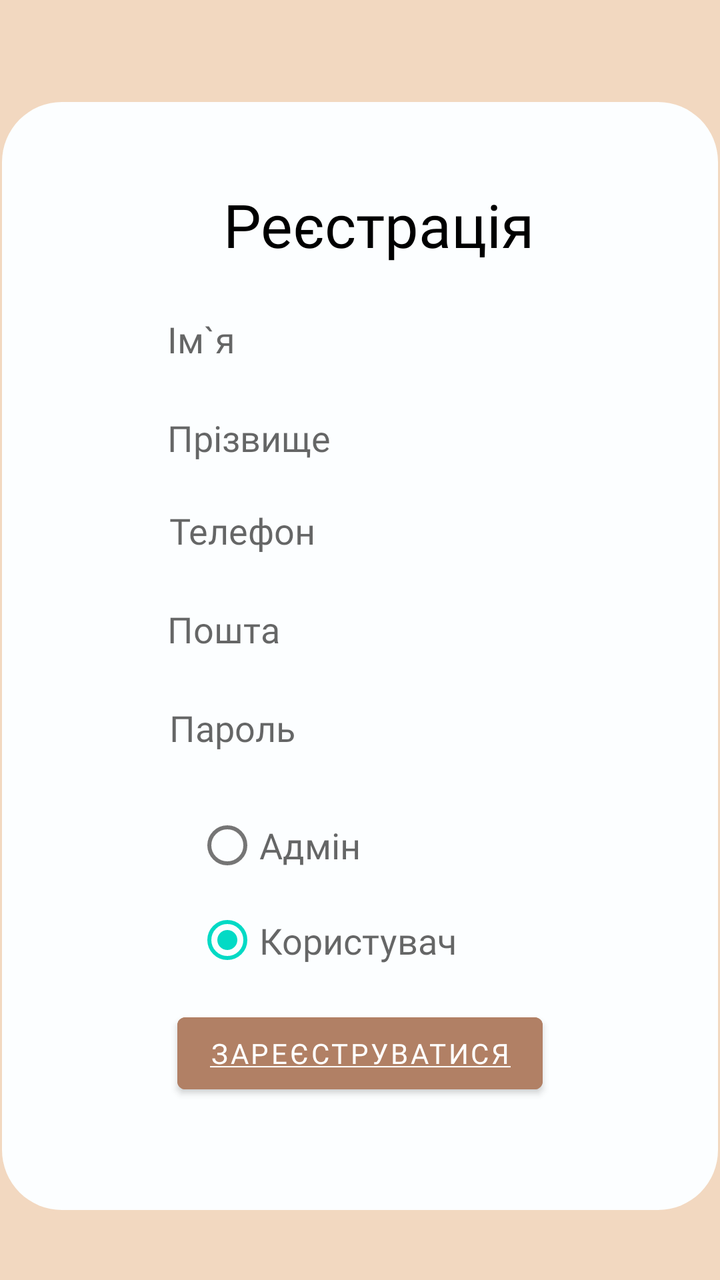
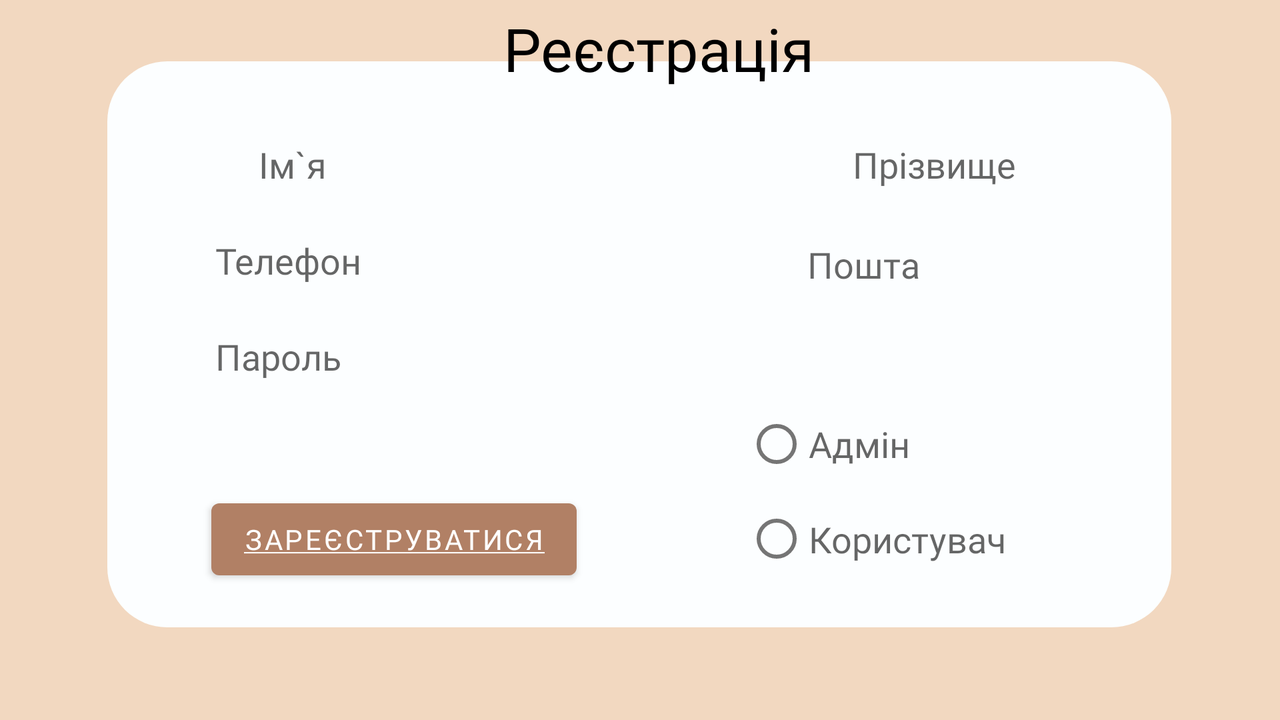

Two renders of one Android screen. The first uses the default layout on a phone; the second uses the alternative layout the repository ships for a different screen configuration, on a matching device. The two XML files are below.
<!-- AndroidManifest.xml: application theme Theme.Shelterhelper -->
<!-- res/layout/activity_register.xml -->
<?xml version="1.0" encoding="utf-8"?>
<androidx.constraintlayout.widget.ConstraintLayout xmlns:android="http://schemas.android.com/apk/res/android"
    xmlns:app="http://schemas.android.com/apk/res-auto"
    xmlns:tools="http://schemas.android.com/tools"
    android:layout_width="match_parent"
    android:layout_height="match_parent"
    android:background="#F2D8C0"
    tools:context=".RegisterActivity">

    <View
        android:id="@+id/view"
        android:layout_width="358dp"
        android:layout_height="554dp"
        android:background="@drawable/background_div"
        app:layout_constraintBottom_toBottomOf="parent"
        app:layout_constraintEnd_toEndOf="parent"
        app:layout_constraintHorizontal_bias="0.49"
        app:layout_constraintStart_toStartOf="parent"
        app:layout_constraintTop_toTopOf="parent"
        app:layout_constraintVertical_bias="0.593" />

    <TextView
        android:id="@+id/textViewTitle"
        android:layout_width="match_parent"
        android:layout_height="wrap_content"
        android:layout_marginStart="24dp"
        android:layout_marginTop="92dp"
        android:layout_marginEnd="5dp"
        android:fontFamily="@font/comfortaa"
        android:text="@string/registration_title"
        android:textAlignment="center"
        android:textColor="@color/black"
        android:textSize="30sp"
        app:layout_constraintEnd_toEndOf="parent"
        app:layout_constraintHorizontal_bias="1.0"
        app:layout_constraintStart_toStartOf="parent"
        app:layout_constraintTop_toTopOf="parent" />

    <Button
        android:id="@+id/button"
        android:layout_width="wrap_content"
        android:layout_height="wrap_content"
        android:layout_marginBottom="88dp"
        android:backgroundTint="@color/purple_500"
        android:fontFamily="@font/comfortaa"
        android:onClick="register"
        android:text="@string/registration_button"
        android:textColor="#fff"
        app:layout_constraintBottom_toBottomOf="parent"
        app:layout_constraintEnd_toEndOf="parent"
        app:layout_constraintStart_toStartOf="parent"
        app:layout_constraintTop_toBottomOf="@+id/radios"
        app:layout_constraintVertical_bias="0.724" />

    <EditText
        android:id="@+id/editTextTextPassword"
        android:layout_width="wrap_content"
        android:layout_height="wrap_content"
        android:layout_marginTop="15dp"
        android:background="@drawable/input_shadow"
        android:ems="10"
        android:fontFamily="@font/comfortaa"
        android:hint="@string/registration_password"
        android:inputType="textPassword"
        android:padding="5dp"
        android:paddingStart="10dp"
        app:layout_constraintBottom_toBottomOf="parent"
        app:layout_constraintEnd_toEndOf="parent"
        app:layout_constraintHorizontal_bias="0.497"
        app:layout_constraintStart_toStartOf="parent"
        app:layout_constraintTop_toBottomOf="@+id/editTextTextEmailAddress"
        app:layout_constraintVertical_bias="0.0" />

    <EditText
        android:id="@+id/editTextPhone"
        android:layout_width="wrap_content"
        android:layout_height="wrap_content"
        android:layout_marginTop="15dp"
        android:background="@drawable/input_shadow"
        android:ems="10"
        android:fontFamily="@font/comfortaa"
        android:hint="@string/registration_phone"
        android:inputType="phone"
        android:padding="5dp"
        android:paddingStart="10dp"
        app:layout_constraintBottom_toBottomOf="parent"
        app:layout_constraintEnd_toEndOf="parent"
        app:layout_constraintHorizontal_bias="0.497"
        app:layout_constraintStart_toStartOf="parent"
        app:layout_constraintTop_toBottomOf="@+id/editTextTextPersonName"
        app:layout_constraintVertical_bias="0.115" />

    <EditText
        android:id="@+id/editTextTextPersonSurname"
        android:layout_width="wrap_content"
        android:layout_height="wrap_content"
        android:layout_marginTop="15dp"
        android:background="@drawable/input_shadow"
        android:ems="10"
        android:fontFamily="@font/comfortaa"
        android:hint="@string/registration_surname"
        android:inputType="textPersonName"
        android:padding="5dp"
        android:paddingStart="10dp"
        android:textColor="@color/black"
        app:layout_constraintBottom_toBottomOf="parent"
        app:layout_constraintEnd_toEndOf="parent"
        app:layout_constraintHorizontal_bias="0.492"
        app:layout_constraintStart_toStartOf="parent"
        app:layout_constraintTop_toBottomOf="@+id/editTextTextPersonName"
        app:layout_constraintVertical_bias="0.0" />


    <EditText
        android:id="@+id/editTextTextPersonName"
        android:layout_width="wrap_content"
        android:layout_height="wrap_content"
        android:layout_marginTop="20dp"
        android:background="@drawable/input_shadow"
        android:ems="10"
        android:fontFamily="@font/comfortaa"
        android:hint="@string/registration_name"
        android:inputType="textPersonName"
        android:padding="5dp"
        android:paddingStart="10dp"
        android:textColor="@color/black"
        app:layout_constraintBottom_toBottomOf="parent"
        app:layout_constraintEnd_toEndOf="parent"
        app:layout_constraintHorizontal_bias="0.492"
        app:layout_constraintStart_toStartOf="parent"
        app:layout_constraintTop_toBottomOf="@+id/textViewTitle"
        app:layout_constraintVertical_bias="0.0" />

    <EditText
        android:id="@+id/editTextTextEmailAddress"
        android:layout_width="wrap_content"
        android:layout_height="wrap_content"
        android:layout_marginTop="15dp"
        android:background="@drawable/input_shadow"
        android:ems="10"
        android:fontFamily="@font/comfortaa"
        android:hint="@string/registration_email"
        android:inputType="textEmailAddress"
        android:padding="5dp"
        android:paddingStart="10dp"
        app:layout_constraintBottom_toBottomOf="parent"
        app:layout_constraintEnd_toEndOf="parent"
        app:layout_constraintHorizontal_bias="0.492"
        app:layout_constraintStart_toStartOf="parent"
        app:layout_constraintTop_toBottomOf="@+id/editTextPhone"
        app:layout_constraintVertical_bias="0.0" />

    <RadioGroup
        android:id="@+id/radios"
        android:layout_width="wrap_content"
        android:layout_height="100dp"
        android:orientation="vertical"
        app:layout_constraintBottom_toBottomOf="parent"
        app:layout_constraintEnd_toEndOf="parent"
        app:layout_constraintStart_toStartOf="parent"
        app:layout_constraintTop_toTopOf="parent"
        app:layout_constraintVertical_bias="0.738">

        <RadioButton
            android:id="@+id/admin"
            android:layout_width="wrap_content"
            android:layout_height="wrap_content"
            android:width="165dp"
            android:drawablePadding="20dp"
            android:fontFamily="@font/comfortaa"
            android:hint="@string/registration_admin"
            android:onClick="onRadioButtonClicked"
            android:textSize="18dp"
            app:layout_constraintBottom_toTopOf="@+id/medium"
            app:layout_constraintEnd_toEndOf="parent"
            app:layout_constraintHorizontal_bias="0.121"
            app:layout_constraintStart_toStartOf="parent"
            app:layout_constraintTop_toBottomOf="@+id/contentfield"
            app:layout_constraintVertical_bias="1.0" />

        <RadioButton
            android:id="@+id/user"
            android:layout_width="165dp"
            android:layout_height="47dp"
            android:drawablePadding="2dp"
            android:fontFamily="@font/comfortaa"
            android:hint="@string/registration_user"
            android:onClick="onRadioButtonClicked"
            android:checked="true"
            android:textSize="18dp"
            app:layout_constraintBottom_toTopOf="@+id/light"
            app:layout_constraintEnd_toEndOf="parent"
            app:layout_constraintHorizontal_bias="0.121"
            app:layout_constraintStart_toStartOf="parent"
            app:layout_constraintTop_toBottomOf="@+id/contentfield"
            app:layout_constraintVertical_bias="0.933" />

    </RadioGroup>


</androidx.constraintlayout.widget.ConstraintLayout>
<!-- resources referenced by this layout -->
<resources>
  <color name="black">#FF000000</color>
  <color name="purple_500">#B18065</color>
  <!-- drawable background_div (drawable) -->
  <?xml version="1.0" encoding="utf-8"?>
  <shape xmlns:android="http://schemas.android.com/apk/res/android"
      android:shape="rectangle" >
  
      
      <solid
          android:color="#FCFEFF"
          android:layout_height="50dp"
          android:layout_width="50dp"
          >
      </solid>
  
      
      <stroke
          android:width="0dp"
          android:color="@color/black"
          >
  
      </stroke>
  
      
      <corners
          android:radius="30dp">
      </corners>
  
  </shape>
  <string name="registration_admin">Адмiн</string>
  <string name="registration_button"><u>Зареєструватися</u></string>
  <string name="registration_email">Пошта</string>
  <string name="registration_name">Ім`я</string>
  <string name="registration_password">Пароль</string>
  <string name="registration_phone">Телефон</string>
  <string name="registration_surname">Прізвище</string>
  <string name="registration_title">Реєстрація</string>
  <string name="registration_user">Користувач</string>
  <style name="Theme.Shelterhelper" parent="Theme.MaterialComponents.DayNight.DarkActionBar">
          
          <item name="colorPrimary">@color/purple_500</item>
          <item name="colorPrimaryVariant">@color/purple_700</item>
          <item name="colorOnPrimary">@color/white</item>
          
          <item name="colorSecondary">@color/teal_200</item>
          <item name="colorSecondaryVariant">@color/teal_700</item>
          <item name="colorOnSecondary">@color/black</item>
          
          <item name="android:statusBarColor" tools:targetApi="l">?attr/colorPrimaryVariant</item>
          
      </style>
  <color name="purple_700">#FF3700B3</color>
  <color name="white">#FFFFFFFF</color>
  <color name="teal_200">#FF03DAC5</color>
  <color name="teal_700">#FF018786</color>
</resources>
<!-- res/layout-land/activity_register.xml (the repository's variant of the layout above) -->
<!-- drawn on the phone turned sideways -->
<?xml version="1.0" encoding="utf-8"?>
<androidx.constraintlayout.widget.ConstraintLayout xmlns:android="http://schemas.android.com/apk/res/android"
    xmlns:app="http://schemas.android.com/apk/res-auto"
    xmlns:tools="http://schemas.android.com/tools"
    android:layout_width="match_parent"
    android:layout_height="match_parent"
    android:background="#F2D8C0"
    tools:context=".RegisterActivity">


    <View
        android:id="@+id/view"
        android:layout_width="532dp"
        android:layout_height="283dp"
        android:background="@drawable/background_div"
        app:layout_constraintBottom_toBottomOf="parent"
        app:layout_constraintEnd_toEndOf="parent"
        app:layout_constraintHorizontal_bias="0.497"
        app:layout_constraintStart_toStartOf="parent"
        app:layout_constraintTop_toTopOf="parent"
        app:layout_constraintVertical_bias="0.398" />

    <TextView
        android:id="@+id/textViewTitle"
        android:layout_width="match_parent"
        android:layout_height="wrap_content"
        android:layout_marginStart="24dp"
        android:layout_marginTop="4dp"
        android:layout_marginEnd="5dp"
        android:fontFamily="@font/comfortaa"
        android:text="@string/registration_title"
        android:textAlignment="center"
        android:textColor="@color/black"
        android:textSize="30sp"
        app:layout_constraintEnd_toEndOf="parent"
        app:layout_constraintHorizontal_bias="0.0"
        app:layout_constraintStart_toStartOf="parent"
        app:layout_constraintTop_toTopOf="parent" />

    <Button
        android:id="@+id/button"
        android:layout_width="wrap_content"
        android:layout_height="wrap_content"
        android:layout_marginStart="52dp"
        android:layout_marginBottom="20dp"
        android:fontFamily="@font/comfortaa"
        android:onClick="register"
        android:text="@string/registration_button"
        app:layout_constraintBottom_toBottomOf="@+id/view"
        app:layout_constraintEnd_toStartOf="@+id/radios"
        app:layout_constraintHorizontal_bias="0.0"
        app:layout_constraintStart_toStartOf="@+id/view" />

    <EditText
        android:id="@+id/editTextTextPassword"
        android:layout_width="150dp"
        android:layout_height="36dp"
        android:layout_marginStart="44dp"
        android:layout_marginTop="12dp"
        android:background="@drawable/input_shadow"
        android:ems="10"
        android:fontFamily="@font/comfortaa"
        android:hint="@string/registration_password"
        android:inputType="textPassword"
        android:padding="5dp"
        android:paddingStart="10dp"
        app:layout_constraintBottom_toTopOf="@+id/button"
        app:layout_constraintEnd_toStartOf="@+id/radios"
        app:layout_constraintHorizontal_bias="0.0"
        app:layout_constraintStart_toStartOf="@+id/view"
        app:layout_constraintTop_toBottomOf="@+id/editTextPhone"
        app:layout_constraintVertical_bias="0.0" />

    <EditText
        android:id="@+id/editTextPhone"
        android:layout_width="148dp"
        android:layout_height="36dp"
        android:layout_marginStart="44dp"
        android:layout_marginTop="12dp"
        android:background="@drawable/input_shadow"
        android:ems="10"
        android:fontFamily="@font/comfortaa"
        android:hint="@string/registration_phone"
        android:inputType="phone"
        android:padding="5dp"
        android:paddingStart="10dp"
        app:layout_constraintStart_toStartOf="@+id/view"
        app:layout_constraintTop_toBottomOf="@+id/editTextTextPersonName" />

    <EditText
        android:id="@+id/editTextTextPersonSurname"
        android:layout_width="145dp"
        android:layout_height="36dp"
        android:layout_marginStart="148dp"
        android:layout_marginTop="20dp"
        android:background="@drawable/input_shadow"
        android:ems="10"
        android:fontFamily="@font/comfortaa"
        android:hint="@string/registration_surname"
        android:inputType="textPersonName"
        android:padding="5dp"
        android:paddingStart="10dp"
        android:textColor="@color/black"
        app:layout_constraintEnd_toEndOf="@+id/view"
        app:layout_constraintHorizontal_bias="0.0"
        app:layout_constraintStart_toEndOf="@+id/editTextTextPersonName"
        app:layout_constraintTop_toBottomOf="@+id/textViewTitle" />

    <EditText
        android:id="@+id/editTextTextPersonName"
        android:layout_width="149dp"
        android:layout_height="36dp"
        android:layout_marginTop="20dp"
        android:background="@drawable/input_shadow"
        android:ems="10"
        android:fontFamily="@font/comfortaa"
        android:hint="@string/registration_name"
        android:inputType="textPersonName"
        android:padding="5dp"
        android:paddingStart="10dp"
        android:textColor="@color/black"
        app:layout_constraintBottom_toBottomOf="parent"
        app:layout_constraintEnd_toEndOf="parent"
        app:layout_constraintHorizontal_bias="0.243"
        app:layout_constraintStart_toStartOf="parent"
        app:layout_constraintTop_toBottomOf="@+id/textViewTitle"
        app:layout_constraintVertical_bias="0.0" />

    <EditText
        android:id="@+id/editTextTextEmailAddress"
        android:layout_width="144dp"
        android:layout_height="40dp"
        android:layout_marginTop="12dp"
        android:background="@drawable/input_shadow"
        android:ems="10"
        android:fontFamily="@font/comfortaa"
        android:hint="@string/registration_email"
        android:inputType="textEmailAddress"
        android:padding="5dp"
        android:paddingStart="10dp"
        app:layout_constraintEnd_toEndOf="@+id/view"
        app:layout_constraintHorizontal_bias="0.755"
        app:layout_constraintStart_toEndOf="@+id/editTextPhone"
        app:layout_constraintTop_toBottomOf="@+id/editTextTextPersonSurname" />

    <RadioGroup
        android:id="@+id/radios"
        android:layout_width="wrap_content"
        android:layout_height="100dp"
        android:orientation="vertical"
        app:layout_constraintBottom_toBottomOf="parent"
        app:layout_constraintEnd_toEndOf="parent"
        app:layout_constraintHorizontal_bias="0.784"
        app:layout_constraintStart_toStartOf="parent"
        app:layout_constraintTop_toTopOf="parent"
        app:layout_constraintVertical_bias="0.762">

        <RadioButton
            android:id="@+id/admin"
            android:layout_width="wrap_content"
            android:layout_height="wrap_content"
            android:width="165dp"
            android:drawablePadding="20dp"
            android:fontFamily="@font/comfortaa"
            android:hint="@string/registration_admin"
            android:onClick="onRadioButtonClicked"
            android:textSize="18dp"
            app:layout_constraintBottom_toTopOf="@+id/medium"
            app:layout_constraintEnd_toEndOf="parent"
            app:layout_constraintHorizontal_bias="0.121"
            app:layout_constraintStart_toStartOf="parent"
            app:layout_constraintTop_toBottomOf="@+id/contentfield"
            app:layout_constraintVertical_bias="1.0" />

        <RadioButton
            android:id="@+id/user"
            android:layout_width="165dp"
            android:layout_height="47dp"
            android:drawablePadding="2dp"
            android:fontFamily="@font/comfortaa"
            android:hint="@string/registration_user"
            android:onClick="onRadioButtonClicked"

            android:textSize="18dp"
            app:layout_constraintBottom_toTopOf="@+id/light"
            app:layout_constraintEnd_toEndOf="parent"
            app:layout_constraintHorizontal_bias="0.121"
            app:layout_constraintStart_toStartOf="parent"
            app:layout_constraintTop_toBottomOf="@+id/contentfield"
            app:layout_constraintVertical_bias="0.933" />

    </RadioGroup>


</androidx.constraintlayout.widget.ConstraintLayout>
<!-- resources referenced by the variant -->
<!-- as the phone turned sideways resolves them -->
<resources>
  <color name="black">#FF000000</color>
  <!-- drawable background_div (drawable) -->
  <?xml version="1.0" encoding="utf-8"?>
  <shape xmlns:android="http://schemas.android.com/apk/res/android"
      android:shape="rectangle" >
  
      
      <solid
          android:color="#FCFEFF"
          android:layout_height="50dp"
          android:layout_width="50dp"
          >
      </solid>
  
      
      <stroke
          android:width="0dp"
          android:color="@color/black"
          >
  
      </stroke>
  
      
      <corners
          android:radius="30dp">
      </corners>
  
  </shape>
  <string name="registration_admin">Адмiн</string>
  <string name="registration_button"><u>Зареєструватися</u></string>
  <string name="registration_email">Пошта</string>
  <string name="registration_name">Ім`я</string>
  <string name="registration_password">Пароль</string>
  <string name="registration_phone">Телефон</string>
  <string name="registration_surname">Прізвище</string>
  <string name="registration_title">Реєстрація</string>
  <string name="registration_user">Користувач</string>
  <style name="Theme.Shelterhelper" parent="Theme.MaterialComponents.DayNight.DarkActionBar">
          
          <item name="colorPrimary">@color/purple_500</item>
          <item name="colorPrimaryVariant">@color/purple_700</item>
          <item name="colorOnPrimary">@color/white</item>
          
          <item name="colorSecondary">@color/teal_200</item>
          <item name="colorSecondaryVariant">@color/teal_700</item>
          <item name="colorOnSecondary">@color/black</item>
          
          <item name="android:statusBarColor" tools:targetApi="l">?attr/colorPrimaryVariant</item>
          
      </style>
  <color name="purple_500">#B18065</color>
  <color name="purple_700">#FF3700B3</color>
  <color name="white">#FFFFFFFF</color>
  <color name="teal_200">#FF03DAC5</color>
  <color name="teal_700">#FF018786</color>
</resources>
